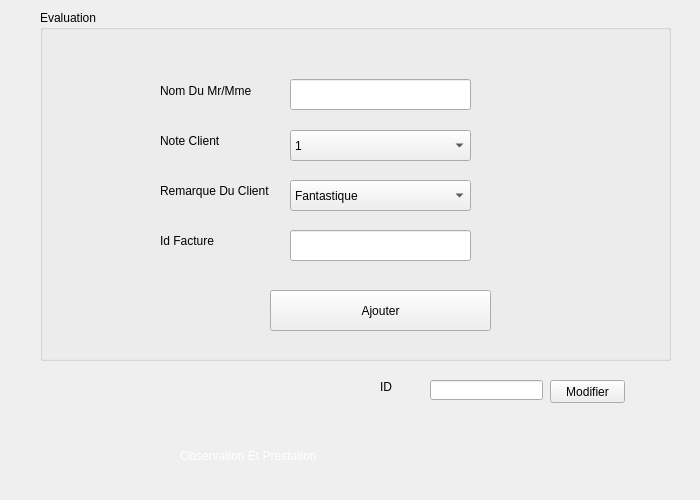
        <widget class="QWidget" name="tab_12">
         <attribute name="title">
          <string>Ajouter/Modifier Evaluation</string>
         </attribute>
         <widget class="QGroupBox" name="groupBox_4">
          <property name="geometry">
           <rect>
            <x>40</x>
            <y>10</y>
            <width>631</width>
            <height>351</height>
           </rect>
          </property>
          <property name="title">
           <string>Evaluation</string>
          </property>
          <widget class="QLabel" name="label_43">
           <property name="geometry">
            <rect>
             <x>120</x>
             <y>70</y>
             <width>111</width>
             <height>21</height>
            </rect>
           </property>
           <property name="text">
            <string>Nom Du Mr/Mme</string>
           </property>
          </widget>
          <widget class="QLabel" name="label_44">
           <property name="geometry">
            <rect>
             <x>120</x>
             <y>120</y>
             <width>131</width>
             <height>21</height>
            </rect>
           </property>
           <property name="text">
            <string>Note Client </string>
           </property>
          </widget>
          <widget class="QLineEdit" name="lineEdit_8">
           <property name="geometry">
            <rect>
             <x>250</x>
             <y>69</y>
             <width>181</width>
             <height>31</height>
            </rect>
           </property>
          </widget>
          <widget class="QPushButton" name="pushButton_16">
           <property name="geometry">
            <rect>
             <x>230</x>
             <y>280</y>
             <width>221</width>
             <height>41</height>
            </rect>
           </property>
           <property name="text">
            <string>Ajouter</string>
           </property>
          </widget>
          <widget class="QLabel" name="label_45">
           <property name="geometry">
            <rect>
             <x>120</x>
             <y>170</y>
             <width>131</width>
             <height>21</height>
            </rect>
           </property>
           <property name="text">
            <string>Remarque Du Client </string>
           </property>
          </widget>
          <widget class="QLineEdit" name="lineEdit_9">
           <property name="geometry">
            <rect>
             <x>250</x>
             <y>220</y>
             <width>181</width>
             <height>31</height>
            </rect>
           </property>
          </widget>
          <widget class="QLabel" name="label_46">
           <property name="geometry">
            <rect>
             <x>120</x>
             <y>220</y>
             <width>111</width>
             <height>21</height>
            </rect>
           </property>
           <property name="text">
            <string>Id Facture</string>
           </property>
          </widget>
          <widget class="QComboBox" name="comboBox_5">
           <property name="geometry">
            <rect>
             <x>250</x>
             <y>120</y>
             <width>181</width>
             <height>31</height>
            </rect>
           </property>
           <item>
            <property name="text">
             <string>1</string>
            </property>
           </item>
           <item>
            <property name="text">
             <string>2</string>
            </property>
           </item>
           <item>
            <property name="text">
             <string>3</string>
            </property>
           </item>
           <item>
            <property name="text">
             <string>4</string>
            </property>
           </item>
           <item>
            <property name="text">
             <string>5</string>
            </property>
           </item>
           <item>
            <property name="text">
             <string>6</string>
            </property>
           </item>
           <item>
            <property name="text">
             <string>7</string>
            </property>
           </item>
           <item>
            <property name="text">
             <string>8</string>
            </property>
           </item>
           <item>
            <property name="text">
             <string>9</string>
            </property>
           </item>
           <item>
            <property name="text">
             <string>10</string>
            </property>
           </item>
           <item>
            <property name="text">
             <string>11</string>
            </property>
           </item>
           <item>
            <property name="text">
             <string>12</string>
            </property>
           </item>
           <item>
            <property name="text">
             <string>13</string>
            </property>
           </item>
           <item>
            <property name="text">
             <string>14</string>
            </property>
           </item>
           <item>
            <property name="text">
             <string>15</string>
            </property>
           </item>
           <item>
            <property name="text">
             <string>16</string>
            </property>
           </item>
           <item>
            <property name="text">
             <string>17</string>
            </property>
           </item>
           <item>
            <property name="text">
             <string>18</string>
            </property>
           </item>
           <item>
            <property name="text">
             <string>19</string>
            </property>
           </item>
           <item>
            <property name="text">
             <string>20</string>
            </property>
           </item>
          </widget>
          <widget class="QComboBox" name="comboBox_6">
           <property name="geometry">
            <rect>
             <x>250</x>
             <y>170</y>
             <width>181</width>
             <height>31</height>
            </rect>
           </property>
           <item>
            <property name="text">
             <string>Fantastique </string>
            </property>
           </item>
           <item>
            <property name="text">
             <string>Bonne </string>
            </property>
           </item>
           <item>
            <property name="text">
             <string>Moyenne </string>
            </property>
           </item>
           <item>
            <property name="text">
             <string>Mediocre</string>
            </property>
           </item>
          </widget>
         </widget>
         <widget class="QLineEdit" name="textEdit_4">
          <property name="geometry">
           <rect>
            <x>430</x>
            <y>380</y>
            <width>113</width>
            <height>20</height>
           </rect>
          </property>
         </widget>
         <widget class="QPushButton" name="pushButton_17">
          <property name="geometry">
           <rect>
            <x>550</x>
            <y>380</y>
            <width>75</width>
            <height>23</height>
           </rect>
          </property>
          <property name="text">
           <string>Modifier</string>
          </property>
         </widget>
         <widget class="QLabel" name="label_47">
          <property name="geometry">
           <rect>
            <x>380</x>
            <y>380</y>
            <width>47</width>
            <height>14</height>
           </rect>
          </property>
          <property name="text">
           <string>ID</string>
          </property>
         </widget>
         <widget class="QLabel" name="label_841">
          <property name="geometry">
           <rect>
            <x>90</x>
            <y>400</y>
            <width>71</width>
            <height>91</height>
           </rect>
          </property>
          <property name="styleSheet">
           <string notr="true">font: 63 16pt &quot;Yu Gothic UI Semibold&quot;;
color : white;</string>
          </property>
          <property name="text">
           <string/>
          </property>
          <property name="pixmap">
           <pixmap>stars.png</pixmap>
          </property>
         </widget>
         <widget class="QLabel" name="label_866">
          <property name="geometry">
           <rect>
            <x>180</x>
            <y>440</y>
            <width>351</width>
            <height>31</height>
           </rect>
          </property>
          <property name="styleSheet">
           <string notr="true">font: 63 16pt &quot;Yu Gothic UI Semibold&quot;;
color : white;</string>
          </property>
          <property name="text">
           <string>Observation Et Prestation </string>
          </property>
         </widget>
         <widget class="QLabel" name="label_93">
          <property name="geometry">
           <rect>
            <x>630</x>
            <y>370</y>
            <width>61</width>
            <height>41</height>
           </rect>
          </property>
          <property name="text">
           <string/>
          </property>
          <property name="pixmap">
           <pixmap>modi.png</pixmap>
          </property>
         </widget>
        </widget>
